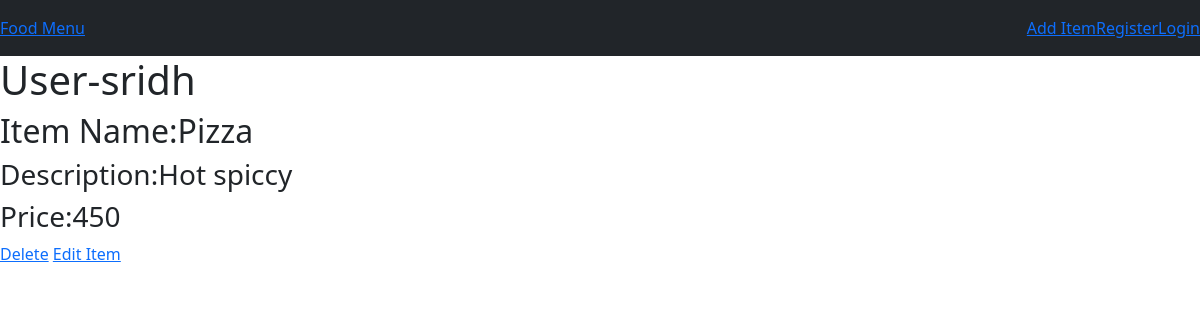
The app's page /food/8/ with its own data.
### food/models.py (models this page shows)
class Item(models.Model):
    user_name= models.ForeignKey(User,on_delete=models.CASCADE,default=1)
    item_name = models.CharField(max_length=200)
    item_desc = models.CharField(max_length=200)
    item_price = models.IntegerField()

### food/views.py (the view)
# urls.py: path('<int:id>/',views.detail,name='detail'),
def detail(request,id):
    item=Item.objects.get(pk=id)
    context ={
        'item':item,
    }
    return render(request,'food/detail.html',context)

### food/templates/food/detail.html
{% extends 'food/base.html' %}
{% block body %}
<h1> User-{{ item.user_name }}</h1>
<h2>Item Name:{{ item.item_name }}</h1>
<h3>Description:{{ item.item_desc }}</h2>
<h3>Price:{{ item.item_price }}</h3>
    <a href ="{% url 'food:delete_item' item.id %}">Delete</a>
    <a href ="{% url 'food:update_item' item.id %}">Edit Item </a>
{% endblock %}

### food/static/food/style.css (style rules this page uses)
body { background-color: lightcoral; }

### records on screen
Item: user_name "sridh", item_name "Pizza", item_desc "Hot spiccy", item_price "450"
